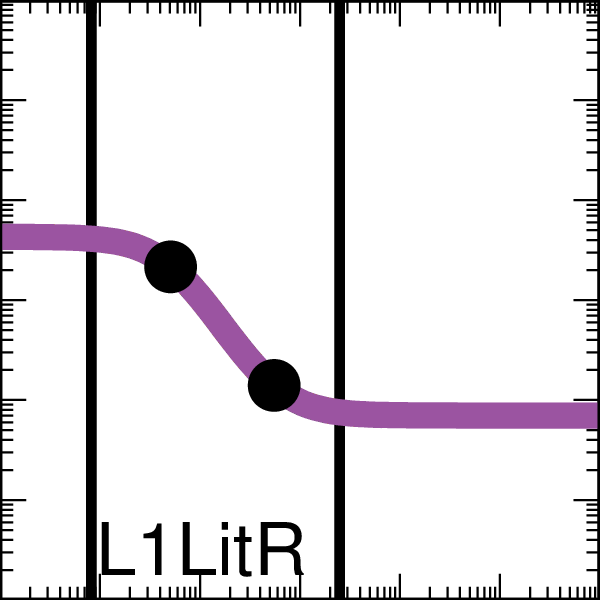

This chart was generated by the following gnuplot code:

set output "SimAnnealing_1-alu_A000_xfer_model_L1_LitR.eps"
set terminal postscript eps enhanced color "Helvetica, 35" size 2,2
set logscale x
set logscale y
set lmargin screen 0.0
set rmargin screen 1.0
set tmargin screen 1.0
set bmargin screen 0.0
set size ratio 1.0
set border linewidth 2
set tics scale 2
set mxtics 10
set mytics 10
set key bottom left
set key samplen -1
set xrange [0.001:1000.0]
set yrange [0.001:1000.0]
set format y "10^{%L}"    
set format x "10^{%L}"    
set format x ""    
set xlabel '11110000'
set arrow from 0.0082,0.001 to 0.0082,1000.0 nohead lw 10 lt 2 lc rgb '#000000'
set arrow from 2.5,0.001 to 2.5,1000.0 nohead lw 10 lt 2 lc rgb '#000000'
ymin = 0.07
ymax = 4.3
K = 0.05
n = 1.7
set dummy x

plot ymin+(ymax-ymin)/(1.0+(x/K)**n) lw 25 lc rgb '#9C53A0' title 'L1LitR',\
 "<echo '1 2'" using (0.050983067):(2.1500000095977634)  with points pt 7 ps 4 lc rgb 'black' notitle,\
 "<echo '1 2'" using (0.552709139):(0.14000000005610794)  with points pt 7 ps 4 lc rgb 'black' notitle
